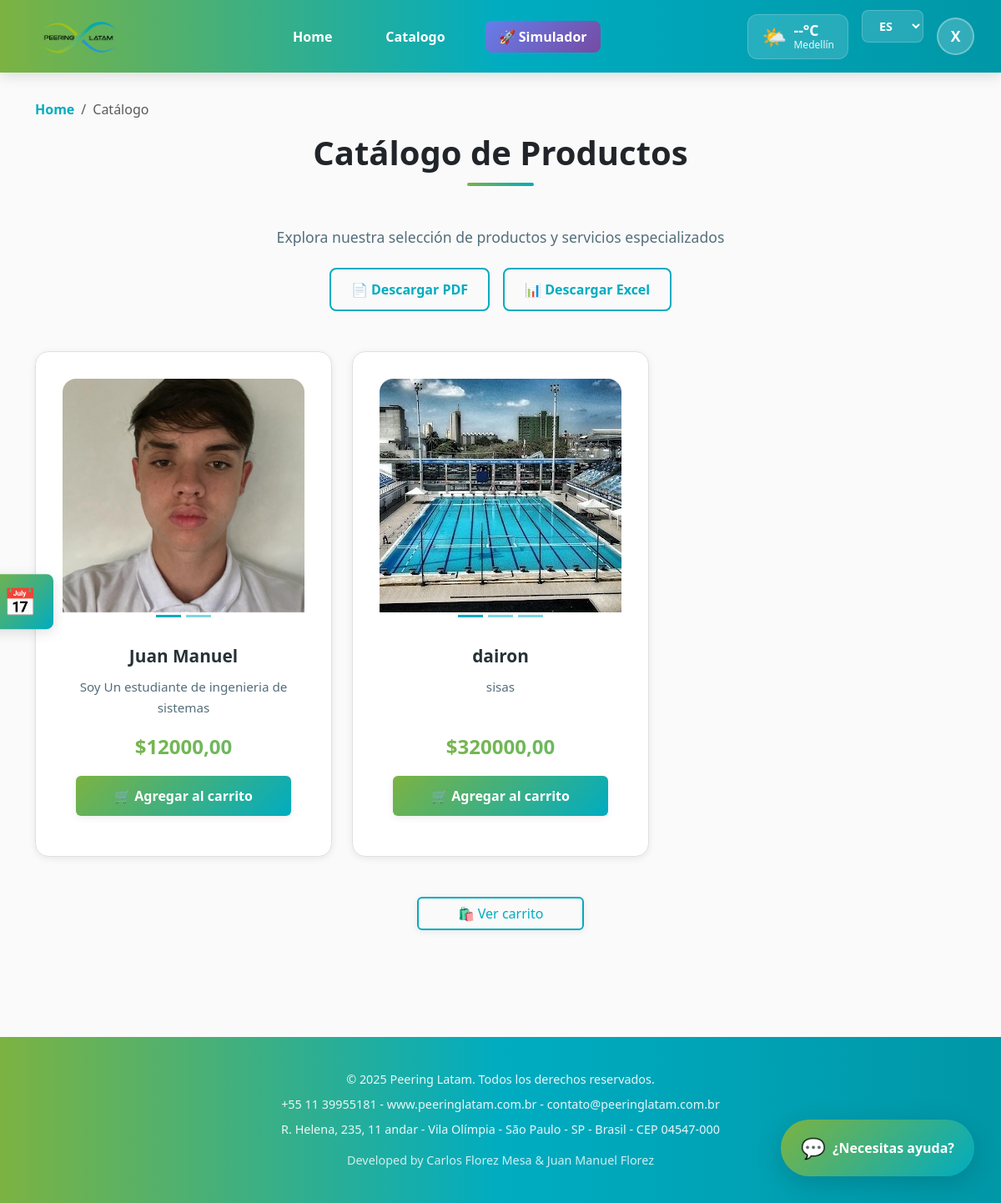
Screenshot of /es/catalogo/ (signed in) with the database file from the repository.
### accounts/models.py (models this page shows, shortened)
class CustomUser(AbstractBaseUser, PermissionsMixin):
    email = models.EmailField(unique=True)
    full_name = models.CharField(max_length=100)
    age = models.PositiveIntegerField(null=True, blank=True)
    position = models.CharField("Puesto laboral", max_length=100, blank=True)
    company = models.CharField("Empresa", max_length=100, blank=True)
    is_active = models.BooleanField(default=True)
    is_staff = models.BooleanField(default=False)
    USERNAME_FIELD = 'email'
    REQUIRED_FIELDS = ['full_name']
    objects = CustomUserManager()

### core/models.py (models this page shows, shortened)
class ImagenProducto(models.Model):
    producto = models.ForeignKey(Producto, on_delete=models.CASCADE, related_name='imagenes', verbose_name=_("Producto"))
    imagen = models.ImageField(upload_to='productos/', verbose_name=_("Imagen"))
    class Meta:
        verbose_name = _("Imagen de Producto")
        verbose_name_plural = _("Imágenes de Productos")

class Producto(models.Model):
    nombre = models.CharField(max_length=100, verbose_name=_("Nombre"))
    descripcion = models.TextField(verbose_name=_("Descripción"))
    precio = models.DecimalField(max_digits=10, decimal_places=2, verbose_name=_("Precio"))
    class Meta:
        verbose_name = _("Producto")
        verbose_name_plural = _("Productos")

### core/views.py (the view)
# urls.py: path('catalogo/', views.catalogo_view, name='catalogo'),
def catalogo_view(request):
    productos_list = Producto.objects.all()
    paginator = Paginator(productos_list, 6)
    page_number = request.GET.get('page')
    productos = paginator.get_page(page_number)
    return render(request, 'core/catalogo.html', {'productos': productos})

### core/templates/core/catalogo.html (shortened to what this page needs)
{% extends 'base.html' %}
{% load static %}
{% load i18n %}
{% block content %}
<link href="https://cdn.jsdelivr.net/npm/bootstrap@5.3.0/dist/css/bootstrap.min.css" rel="stylesheet">
<div style="padding: 2rem 0; background: var(--bg-light);">
    <div class="container">
        <nav aria-label="breadcrumb" data-aos="fade-down">
            <ol class="breadcrumb">
                <li class="breadcrumb-item"><a href="{% url 'home' %}">{% trans "Home" %}</a></li>
                <li class="breadcrumb-item active" aria-current="page">{% trans "Catálogo" %}</li>
            </ol>
        </nav>
        <div style="text-align: center; margin-bottom: 3rem;" data-aos="fade-up">
            <h2 class="section-title">{% trans "Catálogo de Productos" %}</h2>
            <p style="color: var(--text-light); font-size: 1.1rem; max-width: 600px; margin: 1rem auto 0;">
                {% trans "Explora nuestra selección de productos y servicios especializados" %}
            </p>
            {% if user.is_authenticated %}
            <div style="display: flex; gap: 1rem; justify-content: center; margin-top: 1.5rem; flex-wrap: wrap;">
                <a href="{% url 'reporte_pdf' %}" class="btn-outline" style="display: inline-flex; align-items: center; gap: 0.5rem; text-decoration: none; padding: 0.75rem 1.5rem; border-radius: 8px; font-weight: 600;">
                    📄 {% trans "Descargar PDF" %}
                </a>
                <a href="{% url 'reporte_excel' %}" class="btn-outline" style="display: inline-flex; align-items: center; gap: 0.5rem; text-decoration: none; padding: 0.75rem 1.5rem; border-radius: 8px; font-weight: 600;">
                    📊 {% trans "Descargar Excel" %}
                </a>
            </div>
            {% endif %}
        </div>
        <div class="row row-cols-1 row-cols-md-2 row-cols-lg-3 g-4">
            {% for producto in productos %}
            <div class="col" data-aos="fade-up" data-aos-delay="{{ forloop.counter0|add:'100' }}">
                <div class="card h-100 producto-card">
                    <div id="carousel{{ producto.id }}" class="carousel slide" data-bs-ride="carousel">
                        <div class="carousel-inner" style="border-radius: var(--radius-lg) var(--radius-lg) 0 0; overflow: hidden;">
                            {% for imagen in producto.imagenes.all %}
                            <div class="carousel-item {% if forloop.first %}active{% endif %}">
                                <img src="{{ imagen.imagen.url }}" class="d-block w-100" alt="{{ producto.nombre }}" style="height: 280px; object-fit: cover;">
                            </div>
                            {% endfor %}
                        </div>
                        {% if producto.imagenes.count > 1 %}
                        <div class="carousel-indicators" style="margin-bottom: 0.5rem;">
                            {% for imagen in producto.imagenes.all %}
                            <button type="button" data-bs-target="#carousel{{ producto.id }}" data-bs-slide-to="{{ forloop.counter0 }}" {% if forloop.first %}class="active" {% endif %} aria-current="true" aria-label="Slide {{ forloop.counter }}" style="background-color: var(--primary-cyan);"></button>
                            {% endfor %}
                        </div>
                        {% endif %}
                    </div>
                    <div class="card-body" style="display: flex; flex-direction: column; justify-content: space-between;">
                        <div>
                            <h5 class="card-title" style="color: var(--text-dark); font-weight: 700; font-size: 1.3rem; margin-bottom: 0.75rem;">
                                {{ producto.nombre }}
                            </h5>
                            <p class="card-text" style="color: var(--text-light); font-size: 0.95rem; line-height: 1.6;">
                                {{ producto.descripcion }}
                            </p>
                        </div>
                        <div style="margin-top: 1rem;">
                            <p class="card-text text-success" style="font-size: 1.5rem; font-weight: 800; margin-bottom: 1rem;">
                                ${{ producto.precio }}
                            </p>
                            <a href="{% url 'agregar_carrito' producto.id %}" class="btn" style="width: 100%; background: var(--gradient-main); color: white; border: none; padding: 0.75rem 1.5rem; font-weight: 600;">
                                🛒 {% trans "Agregar al carrito" %}
                            </a>
                        </div>
                    </div>
                </div>
            </div>
            {% endfor %}
        </div>
        <div class="text-center mt-5 mb-5" data-aos="zoom-in" style="padding-bottom: 3rem;">
            <a href="{% url 'ver_carrito' %}" class="btn btn-outline" style="min-width: 200px;">
                🛍️ {% trans "Ver carrito" %}
            </a>
        </div>
    </div>
</div>
{% endblock %}

### templates/base.html (shortened to what this page needs)
<!DOCTYPE html>
{% load static %}
{% load i18n %}
<html lang="{{ LANGUAGE_CODE|default:'es' }}">
<head>
    <link rel="stylesheet" href="{% static 'core/styles.css' %}">
    <link rel="stylesheet" href="https://cdn.jsdelivr.net/npm/aos@2.3.4/dist/aos.css" />
</head>
<body>
    <header class="site-header">
        <div class="container">
            <div class="logo">
                <a href="{% url 'home' %}">
                    <img src="{% static 'core/img/logo.avif' %}" alt="Peering Latam Logo">
                </a>
            </div>
            <nav class="site-nav" id="main-nav">
                <ul>
                    <li><a href="{% url 'home' %}">{% trans "Home" %}</a></li>
                    <li><a href="{% url 'catalogo' %}">{% trans "Catalogo" %}</a></li>
                    <li><a href="{% url 'simulador_red' %}" class="nav-simulador">🚀 {% trans "Simulador" %}</a></li>
                </ul>
            </nav>
            <div class="header-widgets">
                <div class="clima-widget">
                    <div class="clima-icon">🌤️</div>
                    <div class="clima-info">
                        <span id="clima-temp">--°C</span>
                        <span id="clima-ciudad">Medellín</span>
                    </div>
                </div>
                <div class="language-selector">
                    <form action="{% url 'set_language' %}" method="post" id="language-form">
                        <select name="language" onchange="document.getElementById('language-form').submit();" class="form-select-sm">
                            {% get_current_language as CURRENT_LANGUAGE %}
                            {% get_available_languages as LANGUAGES %}
                            {% for lang_code, lang_name in LANGUAGES %}
                            <option value="{{ lang_code }}" {% if lang_code == CURRENT_LANGUAGE %}selected{% endif %}>
                                {{ lang_code|upper }}
                            </option>
                            {% endfor %}
                        </select>
                    </form>
                </div>
                <div class="user-menu">
                    <div class="user-icon" onclick="toggleDropdown()">
                        {% if user.is_authenticated %}
                        {{ user.email|slice:":1"|upper }}
                        {% else %}
                        👤
                        {% endif %}
                    </div>
                </div>
            </div>
        </div>
    </header>
    <main class="site-content">
        {% block content %}
        {% endblock %}
    </main>
    <footer class="site-footer">
        <p>&copy; {{ now.year|default:2025 }} Peering Latam. {% trans "Todos los derechos reservados" %}.</p>
        <p>+55 11 39955181 - www.peeringlatam.com.br - contato@peeringlatam.com.br</p>
        <p>R. Helena, 235, 11 andar - Vila Olímpia - São Paulo - SP - Brasil - CEP 04547-000</p>
        <p style="margin-top: 1rem; opacity: 0.8;">Developed by Carlos Florez Mesa & Juan Manuel Florez</p>
    </footer>
    {% if user.is_authenticated %}
    <div class="chat-bubble" id="chat-bubble">{% trans "¿Necesitas ayuda?" %}</div>
    {% else %}
    <div class="chat-bubble" id="chat-bubble">{% trans "¿Necesitas ayuda?" %}</div>
    {% endif %}
    <div class="sidebar-wrapper">
        <div class="sidebar">
        </div>
    </div>
</body>
</html>

### templates/base.html (style rules this page uses)
html, body { margin: 0 !important; padding: 0 !important; overflow-x: hidden; }
body { padding-top: 0 !important; margin-top: 0 !important; }
.site-header { margin-top: 0 !important; top: 0 !important; }
.nav-simulador { background: linear-gradient(135deg, #667eea 0%, #764ba2 100%); color: white !important; padding: 0.5rem 1rem; border-radius: 8px; font-weight: 600; transition: all 0.3s ease; }

### core/templates/core/catalogo.html (style rules this page uses)
.card { border: none; transition: all 0.3s ease; }
.producto-card { background: white; border-radius: var(--radius-lg); overflow: hidden; box-shadow: var(--shadow-sm); border: 1px solid var(--border-color); }
.carousel-item img { transition: transform 0.3s ease; }
.text-success { background: linear-gradient(135deg, #7CB342, #66BB6A); -webkit-background-clip: text; -webkit-text-fill-color: transparent; background-clip: text; }
.btn-outline { background: transparent; color: var(--primary-cyan); border: 2px solid var(--primary-cyan); }

### rows the page displays
CustomUser: email "X"
Producto: nombre "Juan Manuel", descripcion "Soy Un estudiante de ingenieria de sistemas", precio "12000,00"
ImagenProducto: imagen (picture)
Producto: nombre "dairon", descripcion "sisas", precio "320000,00"
ImagenProducto: imagen (picture)

### other values shown
{{ now.year|default:2025 }} "2025"
form field language "ES"
